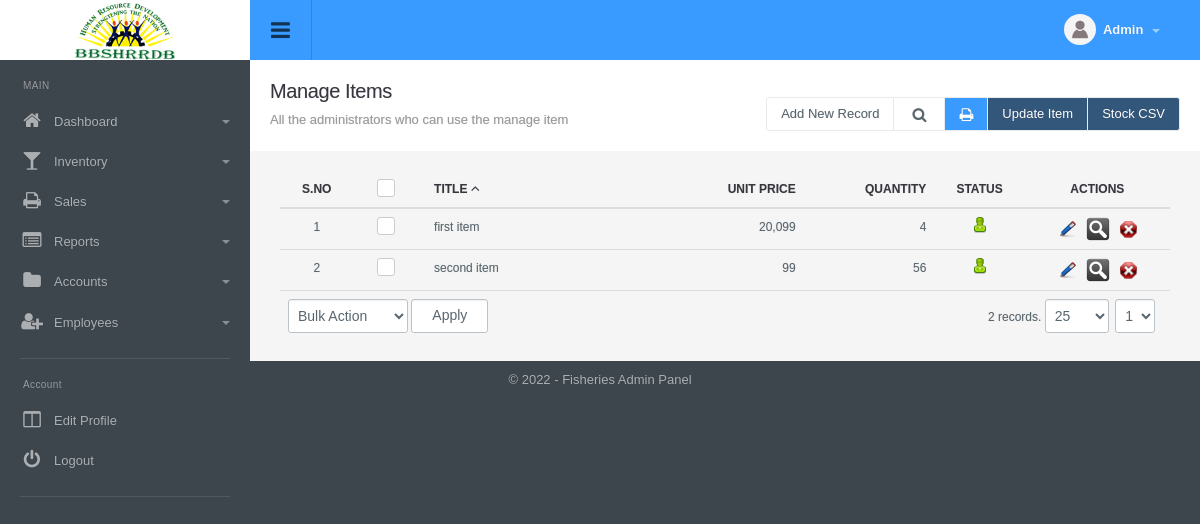
Page /items_manage.php (signed in) on the earlier database version.
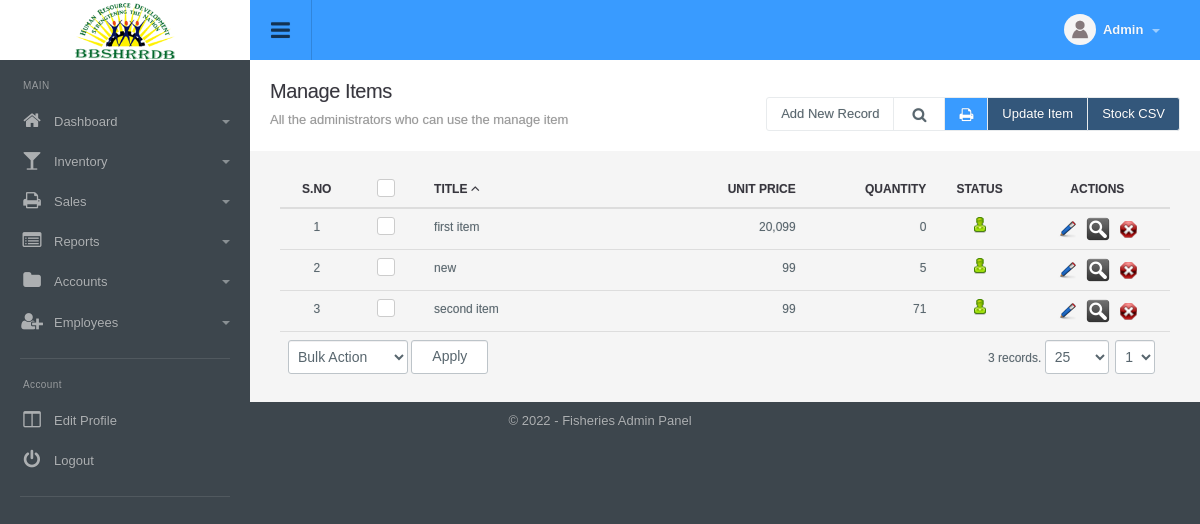
Same page on the later database version.
### tables this page shows
CREATE TABLE `menu` (
  `id` int(11) NOT NULL,
  `title` varchar(100) NOT NULL,
  `url` varchar(100) NOT NULL,
  `parent_id` int(11) NOT NULL,
  `depth` int(1) NOT NULL,
  `sortorder` int(11) NOT NULL,
  `icon` varchar(200) NOT NULL,
  `small_icon` varchar(200) NOT NULL
);

CREATE TABLE `items` (
  `id` int(11) NOT NULL,
  `title` varchar(100) NOT NULL,
  `unit_price` decimal(10,2) NOT NULL,
  `quantity` int(11) NOT NULL,
  `low_stock_quantity` int(11) NOT NULL,
  `status` int(1) NOT NULL DEFAULT '1',
  `ts` timestamp NOT NULL DEFAULT CURRENT_TIMESTAMP
);

### include/db.php (called while the page is built, shortened)
<?php
function doquery($qr,$lnk){
	@$res=mysqli_query($lnk,$qr) or die($qr." - ".mysqli_error($lnk));
	return $res;
}
function dofetch($rs){
	@$rec=mysqli_fetch_array($rs);
	return $rec;
}
function numrows($rs){
	return mysqli_num_rows($rs);
}

### include/utility.php (called while the page is built, shortened)
<?php
function get_config($var){
	global $dblink;
	$sql="select value from config_variable where `key`='".slash($var)."'";
	$resConfig=doquery($sql,$dblink);
	if(numrows($resConfig)>0){
		while($rowConfig=dofetch($resConfig))
			return unslash($rowConfig["value"]);
	}
}
function slash($str){
	if(!is_array($str))
		return utf8_encode(addslashes($str));
	else{
		for($i=0; $i<count($str); $i++)
			$str[$i]=slash($str[$i]);
		return $str;
	}
}
function unslash($str){
	return stripslashes(utf8_decode($str));
	}
function curr_format($amount){
	return ($amount<0?'(':'').number_format(abs($amount), 0, '.',',').($amount<0?')':'');
}

### modules/item/list.php (the view, shortened to what the changed rows need)
<?php
$order_by = "title";
$order = "asc";
?>
<div class="page-header">
	<h1 class="title">Manage Items</h1>
</div>
  	</div>
</div>
<div class="panel-body table-responsive">
	<table class="table table-hover list">
    	<thead>
            <tr>
                <th width="5%" class="text-center">S.no</th>
                <th class="text-center" width="5%"><div class="checkbox checkbox-primary">
                    <label for="select_all"></label></div></th>
                <th width="17%">
                	<a href="items_manage.php?order_by=title&order=<?php echo $order=="asc"?"desc":"asc"?>" class="sorting">
                    	Title
                    	<?php
						if( $order_by == "title" ) {
							?>
							<span class="sort-icon">
                                <i class="fa fa-angle-<?php echo $order=="asc"?"up":"down"?>" data-hover_in="<?php echo $order=="asc"?"down":"up"?>" data-hover_out="<?php echo $order=="desc"?"down":"up"?>" aria-hidden="true"></i>
                            </span>
							<?php
						}
						?>
                    </a>
                </th>
                <th class="text-right" width="9%">
                	<a href="items_manage.php?order_by=unit_price&order=<?php echo $order=="asc"?"desc":"asc"?>" class="sorting">
                    	Unit Price
 					</a>
                </th>
                <th class="text-right" width="9%">
                	<a href="items_manage.php?order_by=quantity&order=<?php echo $order=="asc"?"desc":"asc"?>" class="sorting">
                    	Quantity
 					</a>
                </th>
                <th class="text-center" width="5%">Status</th>
                <th class="text-center" width="10%">Actions</th>
            </tr>
    	</thead>
    	<tbody>
			<?php
            $rs=show_page($rows, $pageNum, $sql);
            if(numrows($rs)>0){
                $sn=1;
                while($r=dofetch($rs)){
                    ?>
                    <tr>
                        <td class="text-center"><?php echo $sn;?></td>
                        <td class="text-center"><div class="checkbox margin-t-0 checkbox-primary">
                            <label for="<?php echo "rec_".$sn?>"></label></div>
                        </td>
                        <td><?php echo unslash($r["title"]); ?></td>
                        <td class="text-right"><?php echo curr_format(unslash($r["unit_price"])); ?></td>
                        <td class="text-right"><?php echo unslash($r["quantity"]); ?></td>
                        <td class="text-center"><a href="items_manage.php?id=<?php echo $r['id'];?>&tab=status&s=<?php echo ($r["status"]==0)?1:0;?>">
                            <?php
                            if($r["status"]==0){
                                ?>
                                <img src="images/offstatus.png" alt="Off" title="Set Status On">
                                <?php
                            }
                            else{
                                ?>
                                <img src="images/onstatus.png" alt="On" title="Set Status Off">
                                <?php
                            }
                            ?>
                        </a></td>
                        <td align="center">
                            <a href="items_manage.php?tab=edit&id=<?php echo $r['id'];?>"><img title="Edit Record" alt="Edit" src="images/edit.png"></a>&nbsp;&nbsp;
                            <a href="items_manage.php?tab=print&id=<?php echo $r['id'];?>" class="barcode_print_button"><img title="Print Label" alt="Print" src="images/view.png"></a>&nbsp;&nbsp;
                            <a onclick="return confirm('Are you sure you want to delete')" href="items_manage.php?id=<?php echo $r['id'];?>&amp;tab=delete"><img title="Delete Record" alt="Delete" src="images/delete.png"></a>
                        </td>
                    </tr>
                    <?php
                    $sn++;
                }
                ?>
                <tr>
                    <td colspan="5" class="actions">
                        <select name="bulk_action" id="bulk_action" title="Choose Action">
                            <option value="null">Bulk Action</option>
                        </select>
                        <input type="button" name="apply" value="Apply" id="apply_bulk_action" class="btn btn-light" title="Apply Action"  />
                    </td>
                    <td colspan="3" class="paging" title="Paging" align="right"><?php echo pages_list($rows, "items", $sql, $pageNum)?></td>
                </tr>
                <?php
            }
            else{
                ?>
                <tr>
                    <td colspan="9"  class="no-record">No Result Found</td>
                </tr>
                <?php
            }
            ?>
    	</tbody>
  	</table>
</div>

### include/header.php (shortened to what the changed rows need)
<!DOCTYPE html PUBLIC "-//W3C//DTD XHTML 1.0 Transitional//EN" "http://www.w3.org/TR/xhtml1/DTD/xhtml1-transitional.dtd">
<html xmlns="http://www.w3.org/1999/xhtml">
<head>
<link type="text/css" rel="stylesheet" href="css/font-awesome.min.css" />
<link type="text/css" rel="stylesheet" href="css/font-awesome.css" />
<link type="text/css" rel="stylesheet"  href="css/bootstrap.css" />
<link rel="stylesheet" href="css/bootstrap-datetimepicker.min.css" />
<link type="text/css" rel="stylesheet"  href="css/awesome-bootstrap-checkbox.css" />
<link href="css/general.css" type="text/css" rel="stylesheet" />
<link type="text/css" rel="stylesheet"  href="css/style.css" />
</head>
<body>
	<div id="wrapper" class="round_corners">
        <div class="sidebar clearfix">
       		<ul class="sidebar-panel nav">
				<?php
					$parents=doquery("select * from menu where parent_id=0 order by sortorder",$dblink);
					if(numrows($parents)>0){
						while($parent=dofetch($parents)){
						?>
						<li>
                        	<a href="<?php echo unslash($parent["url"])?>"><span class="icon color5"><i class="fa fa-<?php echo unslash($parent["small_icon"])?>"></i></span><?php echo unslash($parent["title"])?>
							<?php
								$submenus=doquery("select * from menu where parent_id='".$parent["id"]."' order by sortorder",$dblink);
								if(numrows($submenus)>0){
									?>
                                <span class="caret"></span></a>
                                <?php
                            }
							else{
								echo "</a>";
							}
							?>
						</li>
						<?php
					}
				}
				?>
         	</ul>
	    </div>
		<div class="content">

Differences in the rows shown:
changed items "first item": quantity "4" → "0"
added items: title "new", unit_price "99", quantity "5", status 1 (drawn)
changed items "second item": quantity "56" → "71"
Other differences:
pages_list($rows, "items", $sql, $pageNum): "2 records." → "3 records."
